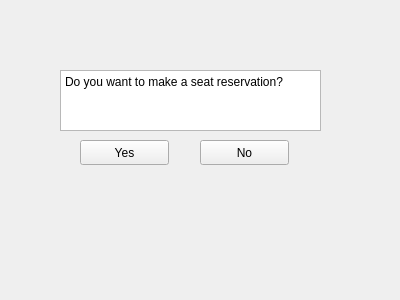
<?xml version="1.0" encoding="UTF-8"?>
<ui version="4.0">
 <class>Form</class>
 <widget class="QWidget" name="Form">
  <property name="geometry">
   <rect>
    <x>0</x>
    <y>0</y>
    <width>400</width>
    <height>300</height>
   </rect>
  </property>
  <property name="windowTitle">
   <string>Form</string>
  </property>
  <widget class="QPlainTextEdit" name="plainTextEdit">
   <property name="geometry">
    <rect>
     <x>60</x>
     <y>70</y>
     <width>261</width>
     <height>61</height>
    </rect>
   </property>
   <property name="plainText">
    <string>Do you want to make a seat reservation?</string>
   </property>
  </widget>
  <widget class="QPushButton" name="YesButton">
   <property name="geometry">
    <rect>
     <x>80</x>
     <y>140</y>
     <width>89</width>
     <height>25</height>
    </rect>
   </property>
   <property name="text">
    <string>Yes</string>
   </property>
  </widget>
  <widget class="QPushButton" name="NoButton">
   <property name="geometry">
    <rect>
     <x>200</x>
     <y>140</y>
     <width>89</width>
     <height>25</height>
    </rect>
   </property>
   <property name="text">
    <string>No</string>
   </property>
  </widget>
 </widget>
 <resources/>
 <connections/>
</ui>
